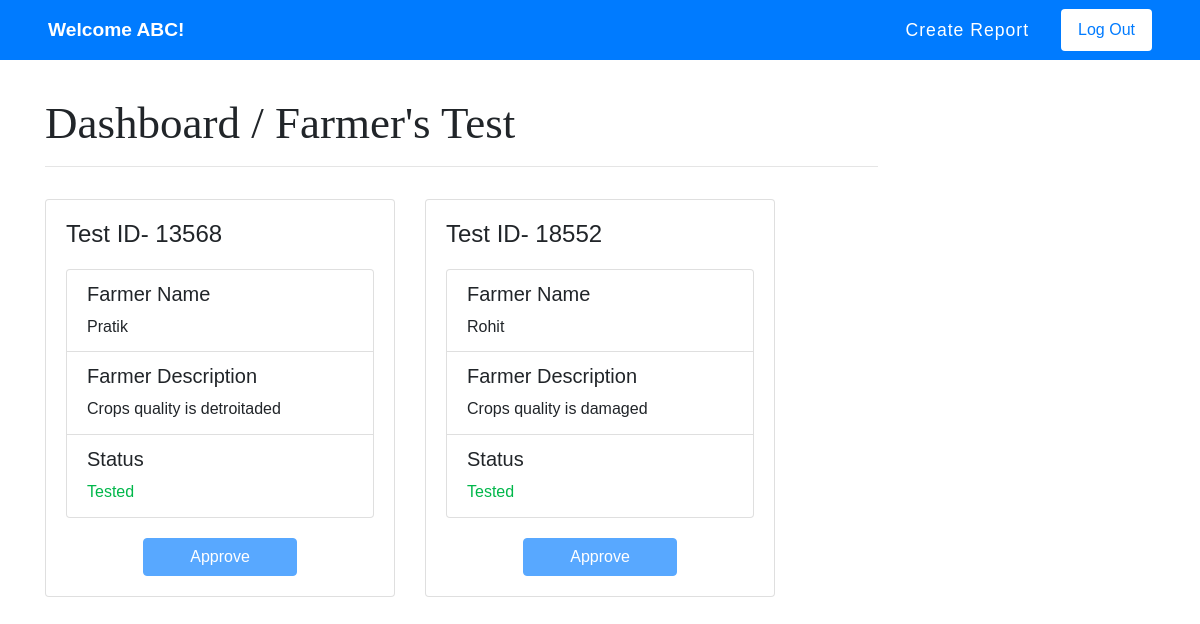
The page /lab_dashboard.php (signed in) on the database its author committed.
### tables this page shows
CREATE TABLE `test` (
  `TestID` int(10) NOT NULL,
  `Name` char(50) NOT NULL,
  `Address` varchar(100) NOT NULL,
  `Aadhar` bigint(12) NOT NULL,
  `Acres` int(20) NOT NULL,
  `TestAlloted` char(50) NOT NULL,
  `UserEmail` varchar(50) NOT NULL,
  `Description` varchar(100) NOT NULL,
  `Status` char(20) NOT NULL
);

### lab_dashboard.php (the view, shortened to what this page needs)
<?php
    $con=mysqli_connect("localhost","root","");
    mysqli_select_db($con,"soil_test_analysis");
    $test="select * from test";
    $result=mysqli_query($con,$test);
    $num=mysqli_num_rows($result);
?>
<!DOCTYPE html>
<html lang="en">
<head>
    <link rel="stylesheet" href="https://cdnjs.cloudflare.com/ajax/libs/font-awesome/5.15.1/css/all.min.css">
    <link rel="stylesheet" href="https://maxcdn.bootstrapcdn.com/bootstrap/4.0.0/css/bootstrap.min.css">
    <link rel="stylesheet" href="./CSS/layout.css">
</head>
<body>
    <section class="Navbar">
        <nav class="navbar navbar-expand-lg navbar-dark bg-primary px-md-5 py-md-2 fixed-top">
            <a class="navbar-brand font-weight-bold text-capitalize" href="#">Welcome
                <?php echo $_SESSION['lab_Name'] ?>!
            </a>
            <div class="collapse navbar-collapse" id="navbarSupportedContent">
                <ul class="navbar-nav ml-auto">
                    <li class="nav-item ml-md-4 active">
                        <a class="nav-link" href="lab_Tests.php">Create Report</a>
                    </li>
                </ul>
                <form class="form-inline ml-md-4 my-2 my-lg-0">
                    <a href="./Logout.php"><button
                            class="btn bg-white my-1 px-3 font-weight-normal text-primary py-2 my-sm-0"
                            type="button">Log Out</button></a>
                </form>
            </div>
        </nav>
    </section>
    <section class="container mt-5">
        <div class="row pt-5">
            <div class="col-12">
                <h3 class="display-4 dash">Dashboard / Farmer's Test</h3>
                <hr class="hero w-75">
            </div>
            <?php
                if($num!=0)
                {
                for($i=1;$i<=$num;$i++)
				{
                    $row=mysqli_fetch_array($result);
                ?>
            <div class="col-lg-4 col-md-6 col-sm-12 mt-3">
                <form action="lab_dashboard.php" method="post">
                    <div class="card">
                        <div class="card-body">
                            <h4 class="card-title">Test ID-
                                <?php echo $row['TestID'] ?>
                            </h4>
                            <p class="card-text">
                            <ul class="list-group">
                                <li class="list-group-item">
                                    <h5>Farmer Name</h5>
                                    <?php echo $row['Name'] ?>
                                </li>
                                <li class="list-group-item">
                                    <h5>Farmer Description</h5>
                                    <?php echo $row['Description'] ?>
                                </li>
                                <li class="list-group-item">
                                    <h5>Status</h5>
                                    <span name="status"><?php echo $row['Status'] ?></span>
                                </li>
                            </ul>
                            </p>
                            <center><button type="submit" id="app" class="btn btn-primary w-50" name="approve">Approve</button></center>
                        </div>
                    </div>
                </form>
            </div>
            <?php
                }
                }
            ?>
        </div>
    </section>
</body>
</html>

### CSS/layout.css (style rules this page uses)
* { box-sizing: border-box; padding: 0; margin: 0; }
body { font-family: 'nunito',sans-serif; line-height: 1.6; overflow-x: hidden; }
.nav-link { font-size: 1.1rem; font-weight: 500; letter-spacing: 1px; }
.navbar-brand { font-size: 1.2rem; }
blockquote, ol, p, ul { margin: 0 0 20px; }
.dash { font-family: 'Cinzel', serif; font-size: 45px; }
.card { transition: box shadow 0.7s ease-in; }

### rows shown on the page
test: TestID "13568", Name "Pratik", Description "Crops quality is detroitaded", Status "Tested"
test: TestID "18552", Name "Rohit", Description "Crops quality is damaged", Status "Tested"

### other values the page prints
$_SESSION['lab_Name'] "ABC"
